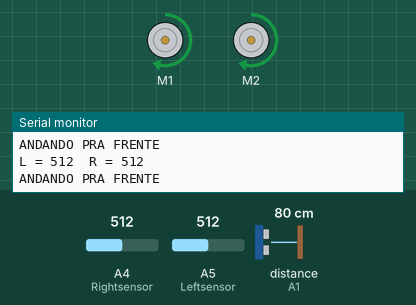
Simulated run of this sketch. Board: Arduino Uno, built with avr-gcc and run on an emulated ATmega328P. On the bench: 2 × DC motor (green arrow = forward, orange = backward, longer = faster), the last lines printed to the serial monitor. Inputs (shaded band) come from the test bench; at power-on: A4 (Rightsensor) = 512, distance to the obstacle (sensor on A1) 80 cm, A5 (Leftsensor) = 512. The echo pulse lasts 58.3 µs per cm.

Above: at 1.2 s.
1.3 s: A4 (Rightsensor) set to 693
2.8 s: A4 (Rightsensor) set to 718
At 2.98 s:
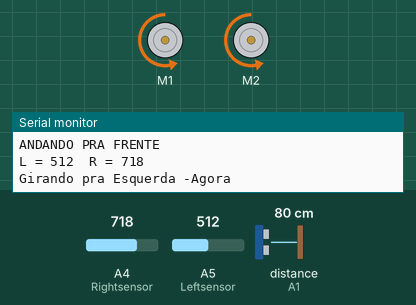
5.8 s: distance to the obstacle (sensor on A1) set to 11 cm
8.8 s: distance to the obstacle (sensor on A1) set to 8 cm
At 10.0 s:
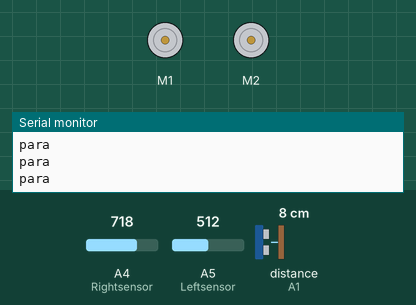
10.5 s: distance to the obstacle (sensor on A1) set to 18 cm
At 10.64 s:
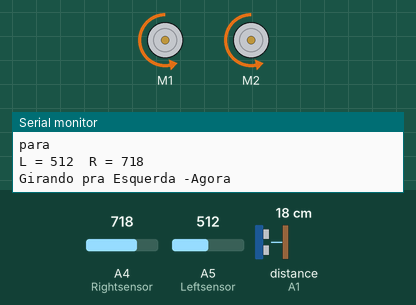
13.5 s: A5 (Leftsensor) set to 710
At 15.0 s:
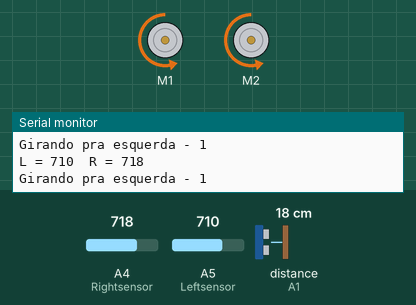
Timing chart, 0 to 16.3 s (numbered marks = the images above; inputs shaded):
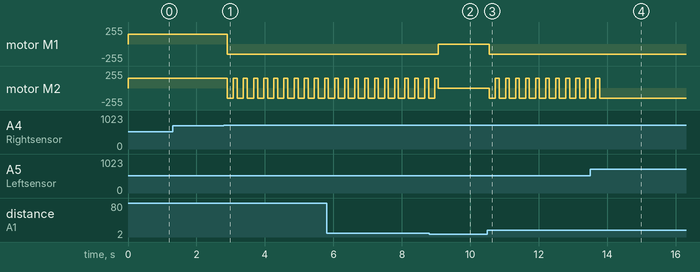

Measured:
- the behaviour switches between 700 and 701 on A4 (Rightsensor) (found by bisection; images 0 and 1)
- the behaviour switches between 10 and 9 cm on distance to the obstacle (sensor on A1) (found by bisection; images 1 and 2)
- after the input at 2.8 s, motor M1: forward 150/255 → backward 150/255 after 0.09 s; motor M2: alternates forward 150/255 for 0.12 s and backward 150/255 for 0.18 s, starting after 0.09 s
- after the input at 8.8 s, motor M1: backward 150/255 → stopped after 0.27 s
- after the input at 10.5 s, motor M1: stopped → backward 150/255 after 0.05 s; motor M2: alternates forward 150/255 for 0.11 s and backward 150/255 for 0.18 s, starting after 0.05 s
- after the input at 13.5 s, motor M2: goes on until 13.8 s, then stays backward 150/255

The sketch:

Viagem.ino
```cpp
// --- Inclui a biblioteca da motor shield ---
#include <AFMotor.h>
// --- Inclui a biblioteca do Sensor Ultrasonico ---
#include <Ultrasonic.h>
// --- Inclui a biblioteca do Servo Motor ---
#include <Servo.h>
//========================================================================================
// --- Seleção dos Motores ---
AF_DCMotor motor1(1, MOTOR12_64KHZ); //Seleção do Motor 1
AF_DCMotor motor2(2, MOTOR12_64KHZ); //Seleção do Motor 2
//========================================================================================
// --

#define serv 10 //Controle do Servo 1

//*Standard PWM DC control*

//Declaração do Pinos dos Sensores
int Leftsensor = A5;
int Rightsensor = A4;

//Declaração do Pinos dos Sensores

int L_sensor_val = 0;
int R_sensor_val = 0;

int threshold = 700;

Servo servo_ultra_sonico;

float distancia;

int trigPin = A0;
int echoPin = A1;

Ultrasonic ultrasonic(trigPin, echoPin);

void setup(){

 Serial.begin(9600);
 //Serial.println("Começando...");

  //servo_ultra_sonico.attach(10);

   motor1.setSpeed(150);
   motor2.setSpeed(150);

}

void loop() {

  float cmMsec;
  long microsec = ultrasonic.timing();

  distancia = ultrasonic.convert(microsec, Ultrasonic::CM);

  if(distancia < 10){
    Serial.println("para");
    motor1.run(RELEASE);
    motor2.run(RELEASE);

    return;
  }

  L_sensor_val = analogRead(Leftsensor);
  R_sensor_val = analogRead(Rightsensor);
  Serial.print("L = ");
  Serial.print(L_sensor_val);
  Serial.print("  R = ");
  Serial.println(R_sensor_val);

  if(L_sensor_val > threshold && R_sensor_val > threshold){
    Serial.println("Girando pra esquerda - 1");
    motor1.run(BACKWARD);  //FORWARD
    motor2.run(BACKWARD);  //FORWARD
   }

if(L_sensor_val < threshold && R_sensor_val < threshold){
    Serial.println("ANDANDO PRA FRENTE");
    motor1.run(FORWARD);
    motor2.run(FORWARD);
    delay (80);
   }
   //Sensor A5
if(L_sensor_val < threshold && R_sensor_val > threshold){
    Serial.println("Girando pra Esquerda -Agora");
    motor1.run(BACKWARD);
    motor2.run(BACKWARD);
    delay(150);
    //motor1.run(RELEASE);
    //delay (30);
    motor2.run(BACKWARD);
    delay (30);
    motor2.run(FORWARD);
    delay (100);
    //motor1.run(BACKWARD);
    //motor2.run(FORWARD);
   }
   //Sensor A4
if(L_sensor_val > threshold && R_sensor_val < threshold){
    Serial.println("Girando pra Direita");
    motor1.run(BACKWARD);
    motor2.run(BACKWARD);
    delay(50);
    motor2.run(BACKWARD);
    delay (30);
    motor1.run(FORWARD);
    delay (30);
    //motor1.run(FORWARD);
    //motor2.run(BACKWARD);
}
if(L_sensor_val == threshold && R_sensor_val == threshold){
  Serial.println("Girando pra Esquerda -Dois LEDS");
    motor1.run(RELEASE);
    motor2.run(RELEASE);
    delay(1000);
    motor1.run(BACKWARD);
    motor2.run(BACKWARD);
    delay(350);
    motor2.run(BACKWARD);
    delay (30);
    motor1.run(FORWARD);
    delay (30);
    //motor2.run(FORWARD);
   //delay (30);
    //motor1.run(FORWARD);
    //motor2.run(FORWARD);
  }

  delay(10);
}
```
